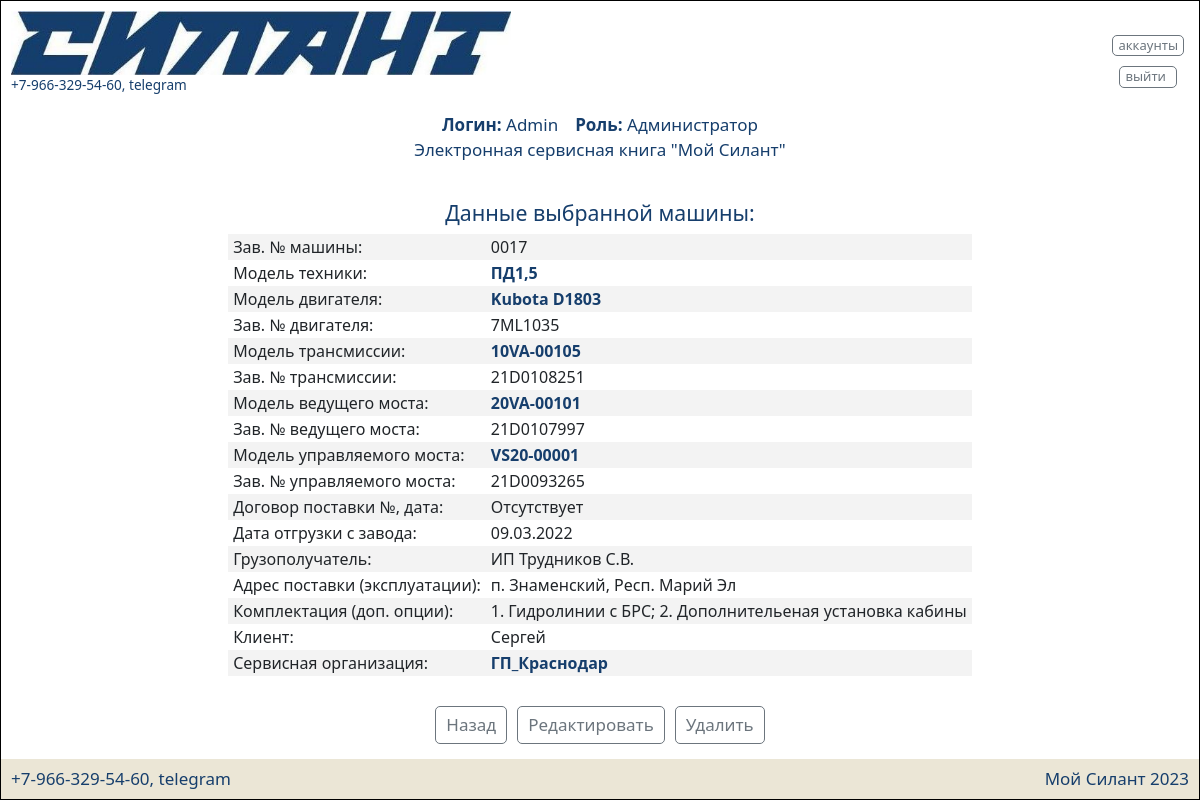
The page /info/1 (signed in) on the database its author committed.
### silant/models.py (models this page shows, shortened)
class Machine(models.Model):
    factory_number = models.TextField(max_length=17, unique=True, db_index=True, verbose_name='Заводской номер')
    technique_model = models.ForeignKey(TechniqueModel, on_delete=models.CASCADE, db_index=True,
                                        verbose_name='Модель техники')
    engine_model = models.ForeignKey(EngineModel, on_delete=models.CASCADE, db_index=True,
                                     verbose_name='Модель двигателя')
    engine_number = models.TextField(max_length=17, verbose_name='Номер двигателя')
    transmission_model = models.ForeignKey(TransmissionModel, on_delete=models.CASCADE, db_index=True,
                                           verbose_name='Модель трансмиссии')
    transmission_number = models.TextField(max_length=50, verbose_name='Номер трансмиссии')
    drive_axle_model = models.ForeignKey(DriveAxleModel, on_delete=models.CASCADE, db_index=True,
                                         verbose_name='Модель ведущего моста')
    drive_axle_number = models.TextField(max_length=50, verbose_name='Номер ведущего моста')
    steerable_axle_model = models.ForeignKey(SteerableAxleModel, on_delete=models.CASCADE, db_index=True,
                                             verbose_name='Модель управляемого моста')
    steerable_axle_number = models.TextField(max_length=50, verbose_name='Номер управляемого моста')
    supply_contract = models.TextField(max_length=50, blank=True, verbose_name='Договор поставки №, дата.')
    date_of_shipment_from_the_factory = models.DateField(db_index=True, verbose_name='Дата отгрузки с завода')
    consignee = models.TextField(max_length=50, blank=True, verbose_name='Грузополучатель')
    delivery_address = models.TextField(max_length=300, blank=True, verbose_name='Адрес поставки')
    equipment = models.TextField(blank=True, verbose_name='Комплектация (доп. опции)')
    client = models.ForeignKey(CustomUser, on_delete=models.CASCADE, null=True, blank=True, verbose_name='Клиент')
    service_company = models.ForeignKey(ServiceCompany, null=True, on_delete=models.CASCADE, blank=True,
                                        verbose_name='Сервисная организация')
    class Meta:
        verbose_name = 'Машины'
        verbose_name_plural = 'Машины'
        ordering = ['date_of_shipment_from_the_factory']

class TechniqueModel(models.Model):
    name = models.TextField(unique=True, verbose_name='Название')
    description = models.TextField(blank=True, verbose_name='Описание')
    def __str__(self):
        return f'{self.name}'
    class Meta:
        verbose_name = 'Модель техники'
        verbose_name_plural = 'Модели техники'

class EngineModel(models.Model):
    name = models.TextField(unique=True, verbose_name='Название')
    description = models.TextField(blank=True, verbose_name='Описание')
    def __str__(self):
        return f'{self.name}'
    class Meta:
        verbose_name = 'Модель двигателя'
        verbose_name_plural = 'Модели двигателей'

class TransmissionModel(models.Model):
    name = models.TextField(unique=True, verbose_name='Название')
    description = models.TextField(blank=True, verbose_name='Описание')
    def __str__(self):
        return f'{self.name}'
    class Meta:
        verbose_name = 'Модель трансмиссии'
        verbose_name_plural = 'Модели трансмиссий'

class DriveAxleModel(models.Model):
    name = models.TextField(unique=True, verbose_name='Название')
    description = models.TextField(blank=True, verbose_name='Описание')
    def __str__(self):
        return f'{self.name}'
    class Meta:
        verbose_name = 'Модель ведущего моста'
        verbose_name_plural = 'Модели ведущих мостов'

class SteerableAxleModel(models.Model):
    name = models.TextField(unique=True, verbose_name='Название')
    description = models.TextField(blank=True, verbose_name='Описание')
    def __str__(self):
        return f'{self.name}'
    class Meta:
        verbose_name = 'Модель управляемого моста'
        verbose_name_plural = 'Модели управляемых мостов'

class ServiceCompany(models.Model):
    user = models.OneToOneField(CustomUser, on_delete=models.CASCADE, verbose_name='Имя пользователя')
    name = models.TextField(unique=True, verbose_name='Название')
    description = models.TextField(blank=True, verbose_name='Описание')
    def __str__(self):
        return f'{self.name}'
    class Meta:
        verbose_name = 'Сервисные компании'
        verbose_name_plural = 'Сервисные компании'

### silant/views.py (the view)
# urls.py: path('info/<int:pk>', InfoItem.as_view()),
class InfoItem(PermissionRequiredMixin, DetailView):
    permission_required = 'silant.view_machine'
    model = Machine
    template_name = 'machine_item.html'
    context_object_name = 'machine'
    def get_context_data(self, *args, **kwargs):
        context = super().get_context_data(*args, **kwargs)
        context['technique_model'] = TechniqueModel.objects.all()
        context['engine_model'] = EngineModel.objects.all()
        context['transmission_model'] = TransmissionModel.objects.all()
        context['drive_axle_model'] = DriveAxleModel.objects.all()
        context['steerable_axle_model'] = SteerableAxleModel.objects.all()
        context['service_company'] = ServiceCompany.objects.all()
        return context

### silant/models.py (called while the page is built)
    def __str__(self):
        return self.first_name

### silant/templates/machine_item.html (shortened to what this page needs)
{% extends 'default.html' %}
{% load auth_extras %}
{% load bootstrap5 %}
{% block bootstrap_css %}{% bootstrap_css %}{% bootstrap_javascript %}{% endblock bootstrap_css %}
{% block content %}
<h5 class="center">Данные выбранной машины:</h5>
<div class="center">
    <table style="border-bottom: none; border-top: none;">
    <tr><td>Зав. №  машины:</td><td>{{ machine.factory_number }}</td></tr>
    <tr><td>Модель техники:</td><td><a href="#" data-bs-toggle="modal" data-bs-target="#technique_model">
        <b>{{ machine.technique_model }}</b></a></td></tr>
    <tr><td>Модель двигателя:</td><td><a href="#" data-bs-toggle="modal" data-bs-target="#engine_model">
        <b>{{ machine.engine_model }}</b></a></td></tr>
    <tr><td>Зав. № двигателя:</td><td>{{ machine.engine_number }}</td></tr>
    <tr><td>Модель трансмиссии:</td><td><a href="#" data-bs-toggle="modal" data-bs-target="#transmission_model">
        <b>{{ machine.transmission_model }}</b></a></td></tr>
    <tr><td>Зав. № трансмиссии:</td><td>{{ machine.transmission_number }}</td></tr>
    <tr><td>Модель ведущего моста:</td><td><a href="#" data-bs-toggle="modal" data-bs-target="#drive_axle_model">
        <b>{{ machine.drive_axle_model }}</b></a></td></tr>
    <tr><td>Зав. № ведущего моста:</td><td>{{ machine.drive_axle_number }}</td></tr>
    <tr><td>Модель управляемого моста:</td>
        <td><a href="#" data-bs-toggle="modal" data-bs-target="#steerable_axle_model">
            <b>{{ machine.steerable_axle_model }}</b></a></td></tr>
    <tr><td>Зав. № управляемого моста:</td><td>{{ machine.steerable_axle_number }}</td></tr>
    <tr><td>Договор поставки №, дата:</td><td>{% if machine.supply_contract %}{{ machine.supply_contract }}
        {% else %}Отсутствует{% endif %}</td></tr>
    <tr><td>Дата отгрузки с завода:</td><td>{% if machine.date_of_shipment_from_the_factory %}
        {{ machine.date_of_shipment_from_the_factory|date:"d.m.Y" }}{% else %}Отсутствует{% endif %}</td></tr>
    <tr><td>Грузополучатель:</td><td>{% if machine.consignee %}{{ machine.consignee }}{% else %}Отсутствует{% endif %}</td></tr>
    <tr><td>Адрес поставки (эксплуатации):</td><td>{% if machine.delivery_address %}{{ machine.delivery_address }}
        {% else %}Отсутствует{% endif %}</td></tr>
    <tr><td>Комплектация (доп. опции):</td><td>{% if machine.equipment %}{{ machine.equipment }}{% else %}Отсутствует
        {% endif %}</td></tr>
    <tr><td>Клиент:</td><td>{% if machine.client %}{{ machine.client }}{% else %}Отсутствует{% endif %}</td></tr>
    <tr><td>Сервисная организация:</td><td>{% if machine.service_company %}<a href="#" data-bs-toggle="modal" data-bs-target="#service_company"><b>{{ machine.service_company }}</b></a>{% else %}Отсутствует
        {% endif %}</td></tr>
    </table>
</div>
<br>
<div class="center">
    <a href="{% url 'info' %}" class="button medium">Назад</a>
    {% if perms.silant.change_machine %}
        <a href="{{ request.path }}/edit" class="button medium">Редактировать</a>
    {% endif %}
    {% if perms.silant.delete_machine %}
        <a href="{{ request.path }}/delete" class="button medium">Удалить</a>
    {% endif %}
</div>
{% endblock content %}

### silant/templates/fragments/username_group.html
{% load auth_extras %}
{% if user.is_authenticated %}
    <div class="center">
        <div><b>Логин:</b> {{ user.username }}&emsp;</div>
        <div>
            <b>Роль:</b>
            {% if request.user|has_group:"client" %}
                Клиент
            {% elif request.user|has_group:"service" %}
                Сервисная компания
            {% elif request.user|has_group:"manager" %}
                Менеджер
            {% elif request.user|has_group:"admin" %}
                Администратор
            {% endif %}
        </div>
    </div>
{% else %}
        <div class="center"><p>Вы не авторизовались</p></div>
{% endif %}

### static/css/style.css (style rules this page uses)
:root { --silant_black: #163E6C; --silant_red: #D20A11; --silant_beige: #EBE6D6; --silant_grey: #6c757d; --silant_light_grey: #e6e6e6; --silant_cell_grey: #f3f3f3; }
* { margin: 0; padding: 0; }
html { font-family: "PT-Astra-Sans_Regular"; line-height: 1.5; -webkit-text-size-adjust: 100%; -ms-text-size-adjust: 100%; -moz-text-size-adjust: 100%; -ms-overflow-style: scrollbar; -webkit-tap-highlight-color: rgba(0, 0, 0, 0); }
body { height: 100%; font-weight: 400; line-height: 1.5; color: var(--silant_black); }
h1, h2, h3, h4, h5, h6 { margin-top: 0; margin-bottom: 0.5rem; }
a { text-decoration: none !important; }
table { border-bottom: 1px solid var(--silant_grey); border-top: 1px solid var(--silant_grey); border-collapse: collapse; text-align: left; border-spacing: 0; display: block; overflow-x: auto; max-width: fit-content; margin: auto; }
table a { text-decoration: none; color: var(--silant_black); }
th,td { padding: 2px 5px; border-right: 1px solid var(--silant_grey); border-left: 1px solid var(--silant_grey); }
tr:nth-child(odd) { background: var(--silant_cell_grey); }
.center { display: -webkit-flex; display: flex; justify-content: center; text-align: center; }
.button { border: 1px solid var(--silant_grey); display: inline-block; text-decoration: none; border-radius: 5px; color: var(--silant_grey); background: transparent; cursor: pointer; }
.button.medium { padding: 5px 10px; margin: 5px; }

### static/css/mobile.css (style rules this page uses)
html { font-size: 15px; }

### static/css/760.css (style rules this page uses)
html { font-size: 17px; }

### static/css/360.css (style rules this page uses)
html { font-size: 15px; }

### static/css/1366.css (style rules this page uses)
html { font-size: 18px; }

### static/css/1536.css (style rules this page uses)
html { font-size: 19px; }

### rows shown on the page
Machine: factory_number "0017", technique_model "ПД1,5", engine_model "Kubota D1803", engine_number "7ML1035", transmission_model "10VA-00105", transmission_number "21D0108251", drive_axle_model "20VA-00101", drive_axle_number "21D0107997", steerable_axle_model "VS20-00001", steerable_axle_number "21D0093265", date_of_shipment_from_the_factory "09.03.2022", consignee "ИП Трудников С.В.", delivery_address "п. Знаменский, Респ. Марий Эл", equipment "1. Гидролинии с БРС; 2. Дополнительеная установка кабины", client "Сергей", service_company "ГП_Краснодар"

### other values the page prints
{{ user.username }} "Admin"
